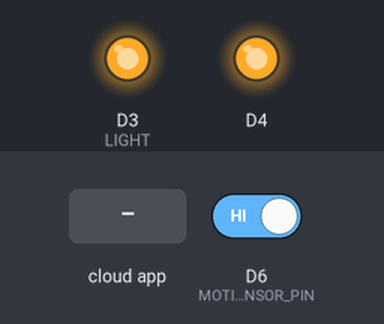
Bench run of a sketch on a simulated ESP8266 (NodeMCU). Parts: output pins drawn as LEDs (lit = HIGH, except the on-board LED, lit = LOW). Inputs (shaded band) come from the test bench; at power-on: D6 (MOTIONSENSOR_PIN) HIGH. WiFi joins after 1.5 s; servers stay silent unless stated; network time is answered at once with the bench clock; the local clock reads 2024-03-15 10:24:30 at power-on unless the sketch sets it; what the sketch prints to the serial monitor is not drawn.

Above: at 2.7 s.
2.8 s: the phone or cloud app sets 60b406b12a231603cf26559d to 1
At 3.9 s:
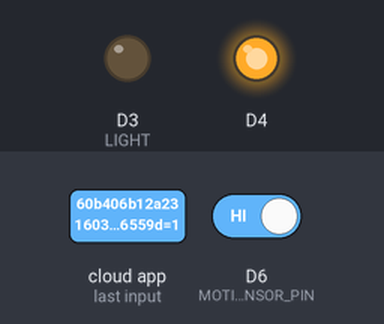
11.0 s: the phone or cloud app sets 60b406b12a231603cf26559d to 0
At 12.5 s:
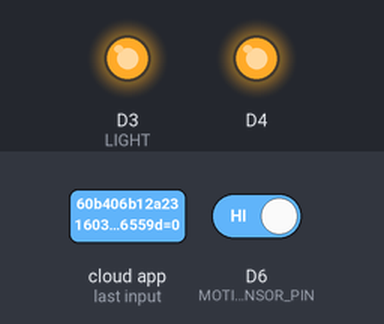
Timing chart, 0 to 14.0 s (numbered marks = the images above; inputs shaded):
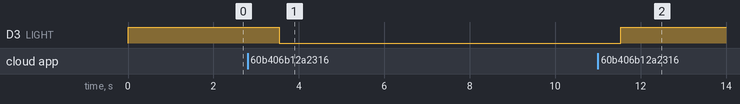

Measured:
- after the input at 2.8 s, D3 (LIGHT): HIGH → LOW after 0.74 s
- after the input at 11.0 s, D3 (LIGHT): LOW → HIGH after 0.54 s

The sketch:

MotionSensorLight.ino
```cpp
/*
 * Example for SinricPro Motionsensor device:
 * - Setup motionsensor device
 * - Support onPowerState to turn on / turn off motion sensor
 * - Checks a motion sensor connected to MOTIONSENSOR_PIN and send event if state changed
 *
 * If you encounter any issues:
 * - check the readme.md at https://github.com/sinricpro/esp8266-esp32-sdk/blob/master/README.md
 * - ensure all dependent libraries are installed
 *   - see https://github.com/sinricpro/esp8266-esp32-sdk/blob/master/README.md#arduinoide
 *   - see https://github.com/sinricpro/esp8266-esp32-sdk/blob/master/README.md#dependencies
 * - open serial monitor and check whats happening
 * - check full user documentation at https://sinricpro.github.io/esp8266-esp32-sdk
 * - visit https://github.com/sinricpro/esp8266-esp32-sdk/issues and check for existing issues or open a new one
 */

// Uncomment the following line to enable serial debug output
//#define ENABLE_DEBUG

#ifdef ENABLE_DEBUG
       #define DEBUG_ESP_PORT Serial
       #define NODEBUG_WEBSOCKETS
       #define NDEBUG
#endif

#include <Arduino.h>
#ifdef ESP8266
       #include <ESP8266WiFi.h>
#endif
#ifdef ESP32
       #include <WiFi.h>
#endif

//////////////////////////
//#include "Wire.h"
#include <NTPClient.h>
#include <WiFiUdp.h>

#define COVER D5
#define ALARM D6
#define LIGHT D3
#define RELAY_PIN D3 // Pin where the relay is connected (D5 = GPIO 14 on ESP8266)

#define WIFI_SSID "Dispositivos"
#define WIFI_PASS "1938@picodojabre!"
#define BAUD_RATE  9600                     // Change baudrate to your need

#define TIMER 30 // Seconds

// Define NTP Client to get time
WiFiUDP ntpUDP;
NTPClient timeClient(ntpUDP);
/////////////////////////

#include "SinricPro.h"
#include "SinricProMotionsensor.h"
#include "SinricProLight.h"

#define WIFI_SSID         "Dispositivos"
#define WIFI_PASS         "1938@picodojabre!"
#define APP_KEY           "64b1a680-498e-41a4-ac57-685985b34377"      // Should look like "de0bxxxx-1x3x-4x3x-ax2x-5dabxxxxxxxx"
#define APP_SECRET        "ec81b852-8021-4aef-b592-b0e4e4a92b95-a29fa9d8-1b89-432d-826b-5d04f3768d47"   // Should look like "5f36xxxx-x3x7-4x3x-xexe-e86724a9xxxx-4c4axxxx-3x3x-x5xe-x9x3-333d65xxxxxx"
#define MOTIONSENSOR_ID   "60b3afbf8cf8a303b9397bda"    // Should look like "5dc1564130xxxxxxxxxxxxxx"
#define LIGHT_ID         "60b406b12a231603cf26559d"    // Should look like "5dc1564130xxxxxxxxxxxxxx"
#define BAUD_RATE         9600                // Change baudrate to your need

#define MOTIONSENSOR_PIN  D6                   // PIN where motionsensor is connected to
                                               // LOW  = motion is not detected
                                               // HIGH = motion is detected


bool myPowerState = true;                     // assume device is turned on
bool lastMotionState = false;
bool myLightState = false;
bool lastLightState = false;
unsigned long lastChange = 0;
unsigned long lastLightTime = 0;

/**
 * @brief LIGHT STATE
 *
 * If motion sensor state has changed, send event to SinricPro Server
 * state from digitalRead():
 *      HIGH = motion detected
 *      LOW  = motion not detected
 */
void handleLightState() {
    if (myLightState != lastLightState) {
      lastLightState = myLightState;
      //SinricProLight &myLight = SinricPro[Light_ID];   // create new light device
      //myLight.sendPowerStateEvent(myLightState);
      //Serial.printf("Light %s\r\n",  myLightState?"on":"off");
      //digitalWrite(LIGHT, !myLightState);
    }
}


/**
 * @brief Checks motionsensor connected to MOTIONSENSOR_PIN
 *
 * If motion sensor state has changed, send event to SinricPro Server
 * state from digitalRead():
 *      HIGH = motion detected
 *      LOW  = motion not detected
 */
void handleMotionsensor() {
  if (!myPowerState) return;                            // if device switched off...do nothing

  unsigned long actualMillis = millis();
  if (actualMillis - lastChange < 250) return;          // debounce motionsensor state transitions (same as debouncing a pushbutton)

  bool actualMotionState = digitalRead(MOTIONSENSOR_PIN);   // read actual state of motion sensor

  if (actualMotionState != lastMotionState) {         // if state has changed
    Serial.printf("Motion %s\r\n", actualMotionState?"detected":"not detected");
    lastMotionState = actualMotionState;              // update last known state
    lastChange = actualMillis;                        // update debounce time
    SinricProMotionsensor &myMotionsensor = SinricPro[MOTIONSENSOR_ID]; // get motion sensor device
    if (actualMotionState) {
      myMotionsensor.sendMotionEvent(actualMotionState);
    }
  }

  if(actualMotionState && (!myLightState)) { //
    lastLightState = myLightState;
    myLightState = true;
    lastLightTime = millis();
    }
}

/**
 * @brief Callback for setPowerState request
 *
 * @param deviceId      String containing deviceId (useful if this callback used by multiple devices)
 * @param[in] state     bool true=turn on device / false=turn off device
 * @param[out] state    bool true=device turned on / false=device turned off
 * @return true         request handled properly
 * @return false        request can't be handled because some kind of error happened
 */
bool onPowerState(const String &deviceId, bool &state) {
  Serial.printf("Device %s turned %s (via SinricPro) \r\n", deviceId.c_str(), state?"on":"off");
  myPowerState = state;
  return true; // request handled properly
}

bool onPowerStateLight(const String &deviceId, bool &state) {
  Serial.printf("Device %s power turned %s \r\n", deviceId.c_str(), state?"on":"off");
  digitalWrite(RELAY_PIN, !state);             // set pin state
  return true; // request handled properly
}


// setup function for WiFi connection
void setupWiFi() {
  Serial.printf("\r\n[Wifi]: Connecting");
  WiFi.begin(WIFI_SSID, WIFI_PASS);

  while (WiFi.status() != WL_CONNECTED) {
    Serial.printf(".");
    delay(250);
  }
  IPAddress localIP = WiFi.localIP();
  Serial.printf("connected!\r\n[WiFi]: IP-Address is %d.%d.%d.%d\r\n", localIP[0], localIP[1], localIP[2], localIP[3]);
}

// setup function for SinricPro
void setupSinricPro() {
  // add device to SinricPro
  SinricProMotionsensor& myMotionsensor = SinricPro[MOTIONSENSOR_ID];
  // set callback function to device
  myMotionsensor.onPowerState(onPowerState);

  SinricProLight &myLight = SinricPro[LIGHT_ID];

  // set callback function to device
  myLight.onPowerState(onPowerStateLight);

  // setup SinricPro
  SinricPro.onConnected([](){ Serial.printf("Connected to SinricPro\r\n"); });
  SinricPro.onDisconnected([](){ Serial.printf("Disconnected from SinricPro\r\n"); });
  SinricPro.begin(APP_KEY, APP_SECRET);               // start SinricPro
}

// main setup function
void setup() {
  Serial.begin(BAUD_RATE); Serial.printf("\r\n\r\n");

  pinMode(MOTIONSENSOR_PIN, INPUT_PULLUP);
  pinMode(COVER, INPUT_PULLUP);
  pinMode(LIGHT, OUTPUT);
  pinMode(BUILTIN_LED, OUTPUT);
  digitalWrite(LIGHT, HIGH);

  setupWiFi();
  setupSinricPro();

  // Initialize a NTPClient to get time
  timeClient.begin();
  // Set offset time in seconds to adjust for your timezone, for example:
  // GMT +1 = 3600
  // GMT +8 = 28800
  // GMT -1 = -3600
  // GMT 0 = 0
  timeClient.setTimeOffset(-3*3600);
}

void loop() {
  handleMotionsensor();
  handleLightState();
  SinricPro.handle();
  timeClient.update();
  int currentHour = timeClient.getHours();
  delay(1000);
}
```
